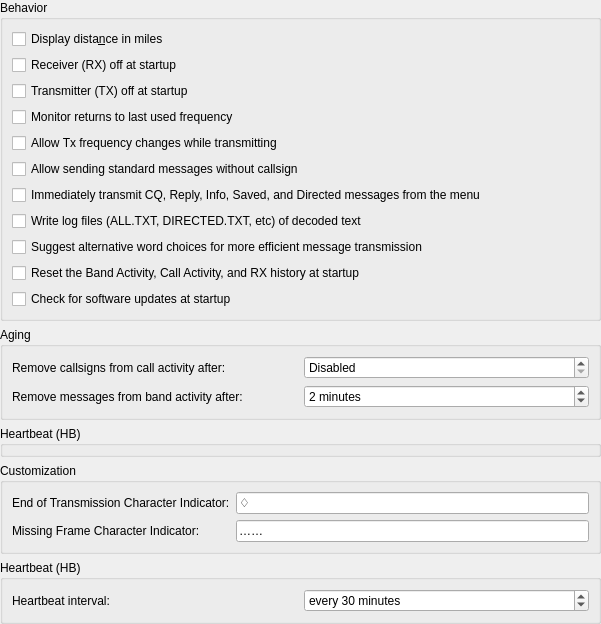
             <widget class="QWidget" name="scrollAreaWidgetContents_2">
              <property name="geometry">
               <rect>
                <x>0</x>
                <y>0</y>
                <width>601</width>
                <height>489</height>
               </rect>
              </property>
              <layout class="QVBoxLayout" name="verticalLayout_26">
               <property name="leftMargin">
                <number>0</number>
               </property>
               <property name="topMargin">
                <number>0</number>
               </property>
               <property name="rightMargin">
                <number>0</number>
               </property>
               <property name="bottomMargin">
                <number>0</number>
               </property>
               <item>
                <widget class="QGroupBox" name="behaviour_group_box">
                 <property name="title">
                  <string>Behavior</string>
                 </property>
                 <layout class="QVBoxLayout" name="verticalLayout_8">
                  <item>
                   <widget class="QCheckBox" name="miles_check_box">
                    <property name="enabled">
                     <bool>true</bool>
                    </property>
                    <property name="toolTip">
                     <string>Show distance to DX station in miles rather than kilometers.</string>
                    </property>
                    <property name="text">
                     <string>Display dista&amp;nce in miles</string>
                    </property>
                   </widget>
                  </item>
                  <item>
                   <widget class="QCheckBox" name="monitor_off_check_box">
                    <property name="toolTip">
                     <string>Don't start decoding until the monitor button is clicked.</string>
                    </property>
                    <property name="text">
                     <string>Receiver (RX) off at startup</string>
                    </property>
                    <property name="checked">
                     <bool>false</bool>
                    </property>
                   </widget>
                  </item>
                  <item>
                   <widget class="QCheckBox" name="transmit_off_check_box">
                    <property name="text">
                     <string>Transmitter (TX) off at startup</string>
                    </property>
                   </widget>
                  </item>
                  <item>
                   <widget class="QCheckBox" name="monitor_last_used_check_box">
                    <property name="visible">
                     <bool>false</bool>
                    </property>
                    <property name="toolTip">
                     <string>&lt;html&gt;&lt;head/&gt;&lt;body&gt;&lt;p&gt;Check this if you wish to automatically return to the last monitored frequency when monitor is enabled, leave it unchecked if you wish to have the current rig frequency maintained.&lt;/p&gt;&lt;/body&gt;&lt;/html&gt;</string>
                    </property>
                    <property name="text">
                     <string>Monitor returns to last used frequency</string>
                    </property>
                   </widget>
                  </item>
                  <item>
                   <widget class="QCheckBox" name="tx_qsy_check_box">
                    <property name="enabled">
                     <bool>true</bool>
                    </property>
                    <property name="toolTip">
                     <string>&lt;html&gt;&lt;head/&gt;&lt;body&gt;&lt;p&gt;Some rigs are not able to process CAT commands while transmitting. This means that if you are operating in split mode you may have to uncheck this option.&lt;/p&gt;&lt;/body&gt;&lt;/html&gt;</string>
                    </property>
                    <property name="text">
                     <string>Allow Tx frequency changes while transmitting</string>
                    </property>
                   </widget>
                  </item>
                  <item>
                   <widget class="QCheckBox" name="avoid_forced_identify_check_box">
                    <property name="text">
                     <string>Allow sending standard messages without callsign</string>
                    </property>
                   </widget>
                  </item>
                  <item>
                   <widget class="QCheckBox" name="transmit_directed_check_box">
                    <property name="text">
                     <string>Immediately transmit CQ, Reply, Info, Saved, and Directed messages from the menu</string>
                    </property>
                   </widget>
                  </item>
                  <item>
                   <widget class="QCheckBox" name="write_logs_check_box">
                    <property name="text">
                     <string>Write log files (ALL.TXT, DIRECTED.TXT, etc) of decoded text</string>
                    </property>
                   </widget>
                  </item>
                  <item>
                   <widget class="QCheckBox" name="spellcheck_check_box">
                    <property name="text">
                     <string>Suggest alternative word choices for more efficient message transmission</string>
                    </property>
                   </widget>
                  </item>
                  <item>
                   <widget class="QCheckBox" name="reset_activity_check_box">
                    <property name="text">
                     <string>Reset the Band Activity, Call Activity, and RX history at startup</string>
                    </property>
                   </widget>
                  </item>
                  <item>
                   <widget class="QCheckBox" name="checkForUpdates_checkBox">
                    <property name="text">
                     <string>Check for software updates at startup</string>
                    </property>
                   </widget>
                  </item>
                 </layout>
                </widget>
               </item>
               <item>
                <widget class="QGroupBox" name="groupBox_15">
                 <property name="title">
                  <string>Aging</string>
                 </property>
                 <layout class="QVBoxLayout" name="verticalLayout_22">
                  <item>
                   <layout class="QHBoxLayout" name="horizontalLayout_155">
                    <item>
                     <widget class="QLabel" name="ping_label_11">
                      <property name="text">
                       <string>Remove callsigns from call activity after:</string>
                      </property>
                      <property name="buddy">
                       <cstring>callsign_aging_spin_box</cstring>
                      </property>
                     </widget>
                    </item>
                    <item>
                     <widget class="QSpinBox" name="callsign_aging_spin_box">
                      <property name="toolTip">
                       <string>&lt;html&gt;&lt;head/&gt;&lt;body&gt;&lt;p&gt;Number of minutes between unattended pings&lt;/p&gt;&lt;/body&gt;&lt;/html&gt;</string>
                      </property>
                      <property name="specialValueText">
                       <string>Disabled</string>
                      </property>
                      <property name="suffix">
                       <string> minutes</string>
                      </property>
                      <property name="prefix">
                       <string/>
                      </property>
                      <property name="minimum">
                       <number>0</number>
                      </property>
                      <property name="maximum">
                       <number>1440</number>
                      </property>
                      <property name="singleStep">
                       <number>1</number>
                      </property>
                      <property name="value">
                       <number>0</number>
                      </property>
                     </widget>
                    </item>
                   </layout>
                  </item>
                  <item>
                   <layout class="QHBoxLayout" name="horizontalLayout_156">
                    <item>
                     <widget class="QLabel" name="ping_label_12">
                      <property name="text">
                       <string>Remove messages from band activity after:</string>
                      </property>
                      <property name="buddy">
                       <cstring>callsign_aging_spin_box</cstring>
                      </property>
                     </widget>
                    </item>
                    <item>
                     <widget class="QSpinBox" name="activity_aging_spin_box">
                      <property name="toolTip">
                       <string>&lt;html&gt;&lt;head/&gt;&lt;body&gt;&lt;p&gt;Number of minutes between unattended pings&lt;/p&gt;&lt;/body&gt;&lt;/html&gt;</string>
                      </property>
                      <property name="specialValueText">
                       <string>Disabled</string>
                      </property>
                      <property name="suffix">
                       <string> minutes</string>
                      </property>
                      <property name="prefix">
                       <string/>
                      </property>
                      <property name="minimum">
                       <number>0</number>
                      </property>
                      <property name="maximum">
                       <number>1440</number>
                      </property>
                      <property name="singleStep">
                       <number>1</number>
                      </property>
                      <property name="value">
                       <number>2</number>
                      </property>
                     </widget>
                    </item>
                   </layout>
                  </item>
                 </layout>
                </widget>
               </item>
               <item>
                <widget class="QGroupBox" name="heartbeatGroupBox">
                 <property name="visible">
                  <bool>false</bool>
                 </property>
                 <property name="title">
                  <string>Heartbeat (HB)</string>
                 </property>
                </widget>
               </item>
               <item>
                <widget class="QGroupBox" name="groupBox_12">
                 <property name="title">
                  <string>Customization</string>
                 </property>
                 <layout class="QFormLayout" name="formLayout_2">
                  <item row="0" column="0">
                   <widget class="QLabel" name="label_24">
                    <property name="text">
                     <string>End of Transmission Character Indicator:</string>
                    </property>
                   </widget>
                  </item>
                  <item row="0" column="1">
                   <widget class="QLineEdit" name="eot_line_edit">
                    <property name="toolTip">
                     <string>&lt;html&gt;&lt;head/&gt;&lt;body&gt;&lt;p&gt;Character to display when a transmission has been detected to have ended. &lt;/p&gt;&lt;/body&gt;&lt;/html&gt;</string>
                    </property>
                    <property name="text">
                     <string>♢</string>
                    </property>
                    <property name="maxLength">
                     <number>2</number>
                    </property>
                   </widget>
                  </item>
                  <item row="1" column="0">
                   <widget class="QLabel" name="label_32">
                    <property name="text">
                     <string>Missing Frame Character Indicator:</string>
                    </property>
                   </widget>
                  </item>
                  <item row="1" column="1">
                   <widget class="QLineEdit" name="mfi_line_edit">
                    <property name="toolTip">
                     <string>&lt;html&gt;&lt;head/&gt;&lt;body&gt;&lt;p&gt;Character sequence to display when a transmission has been detected to have a missing frame. &lt;/p&gt;&lt;/body&gt;&lt;/html&gt;</string>
                    </property>
                    <property name="text">
                     <string>……</string>
                    </property>
                   </widget>
                  </item>
                 </layout>
                </widget>
               </item>
               <item>
                <spacer name="verticalSpacer_5">
                 <property name="orientation">
                  <enum>Qt::Orientation::Vertical</enum>
                 </property>
                 <property name="sizeHint" stdset="0">
                  <size>
                   <width>20</width>
                   <height>40</height>
                  </size>
                 </property>
                </spacer>
               </item>
               <item>
                <widget class="QGroupBox" name="heartbeatGroupBoxOld">
                 <property name="visible">
                  <bool>false</bool>
                 </property>
                 <property name="title">
                  <string>Heartbeat (HB)</string>
                 </property>
                 <layout class="QVBoxLayout" name="verticalLayout_21">
                  <item>
                   <layout class="QHBoxLayout" name="horizontalLayout_15">
                    <item>
                     <widget class="QLabel" name="ping_label_10">
                      <property name="visible">
                       <bool>false</bool>
                      </property>
                      <property name="text">
                       <string>Heartbeat interval:</string>
                      </property>
                     </widget>
                    </item>
                    <item>
                     <widget class="QSpinBox" name="heartbeat_spin_box">
                      <property name="visible">
                       <bool>false</bool>
                      </property>
                      <property name="toolTip">
                       <string>&lt;html&gt;&lt;head/&gt;&lt;body&gt;&lt;p&gt;Number of minutes between unattended heartbeat transmissions.&lt;/p&gt;&lt;/body&gt;&lt;/html&gt;</string>
                      </property>
                      <property name="specialValueText">
                       <string>Disabled</string>
                      </property>
                      <property name="suffix">
                       <string> minutes</string>
                      </property>
                      <property name="prefix">
                       <string>every </string>
                      </property>
                      <property name="minimum">
                       <number>0</number>
                      </property>
                      <property name="maximum">
                       <number>1440</number>
                      </property>
                      <property name="singleStep">
                       <number>5</number>
                      </property>
                      <property name="value">
                       <number>30</number>
                      </property>
                     </widget>
                    </item>
                   </layout>
                  </item>
                  <item>
                   <spacer name="verticalSpacer_2">
                    <property name="orientation">
                     <enum>Qt::Orientation::Vertical</enum>
                    </property>
                    <property name="sizeHint" stdset="0">
                     <size>
                      <width>20</width>
                      <height>20</height>
                     </size>
                    </property>
                   </spacer>
                  </item>
                 </layout>
                </widget>
               </item>
              </layout>
             </widget>
